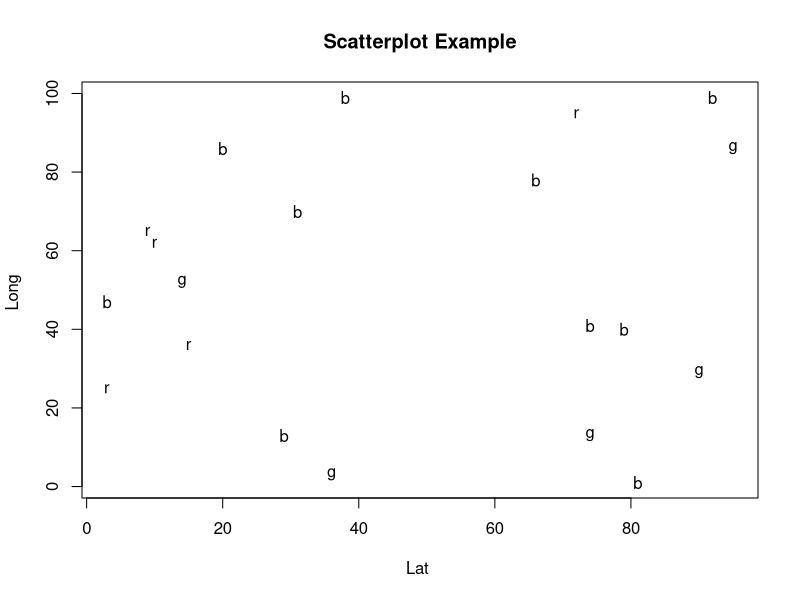

Source code (R):
## ---- chunk 1
knitr::opts_chunk$set(echo = TRUE)
## ---- chunk 2
  color<- c("red", "green", "blue")
  x<- sample(1:100,20,replace=T)
  y<- sample(1:100,20,replace=T)
  att<- sample(color, 20, replace=T)  
data.made<- as.data.frame(rbind(x,y,att) ) 
#to visulize the data
attach(data.made)
plot(x, y, main="Scatterplot Example",
     xlab="Lat ", ylab="Long ", pch=att)
